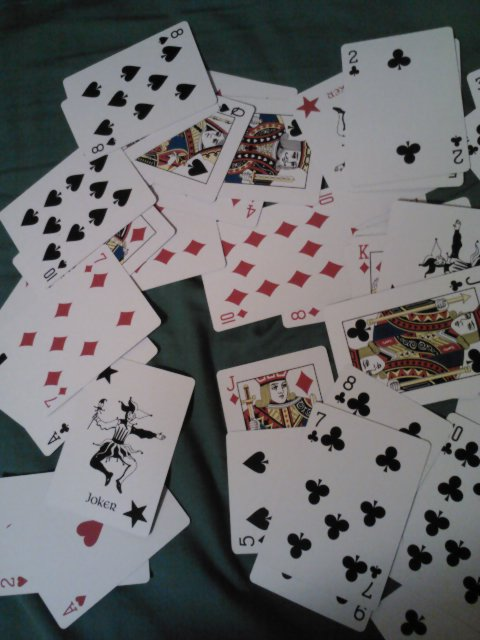
#> input picture project_1/my_panos/cards_1.jpg, 480 x 640 px
$ python my_panos.py   (older library calls are emulated)
#> lines starting #> are read from the running program, lines starting #| are printed output that depends on the picture
### project_1/my_panos/pano_stitcher.py
"""Project 1: Panorama stitching.

In this project, you'll stitch together images to form a panorama.

A shell of starter functions that already have tests is listed below.

TODO: Implement!
"""

import cv2
import numpy as np


def homography(image_a, image_b):
    """Returns the homography mapping image_b into alignment with image_a.

    Arguments:
      image_a: A grayscale input image.
      image_b: A second input image that overlaps with image_a.

    Returns: the 3x3 perspective transformation matrix (aka homography)
             mapping points in image_b to corresponding points in image_a.
    """

    # Initiate SIFT detector
    sift = cv2.SIFT()

    # find the keypoints and descriptors with SIFT
    kp1, des1 = sift.detectAndCompute(image_a, None)
    kp2, des2 = sift.detectAndCompute(image_b, None)

    FLANN_INDEX_KDTREE = 0
    index_params = dict(algorithm=FLANN_INDEX_KDTREE, trees=5)
    search_params = dict(checks=50)

    flann = cv2.FlannBasedMatcher(index_params, search_params)

    matches = flann.knnMatch(des1, des2, k=2)

    # store all the good matches as per Lowe's ratio test
    good = []
    for m, n in matches:
        if m.distance < 0.7*n.distance:
            good.append(m)

    src_pts = np.float32([kp1[m.queryIdx].pt for m in good])
    dst_pts = np.float32([kp2[m.trainIdx].pt for m in good])

    H, status = cv2.findHomography(dst_pts, src_pts, cv2.LMEDS, 1.0)

    return H


def warp_image(image, homography):
    """Warps 'image' by 'homography'

    Arguments:
      image: a 3-channel image to be warped.
      homography: a 3x3 perspective projection matrix mapping points
                  in the frame of 'image' to a target frame.

    Returns:
      - a new 4-channel image containing the warped input, resized to contain
        the new image's bounds. Translation is offset so the image fits exactly
        within the bounds of the image. The fourth channel is an alpha channel
        which is zero anywhere that the warped input image does not map in the
        output, i.e. empty pixels.
      - an (x, y) tuple containing location of the warped image's upper-left
        corner in the target space of 'homography', which accounts for any
        offset translation component of the homography.
    """

    # convert 3-channel image into a 4-channel image
    img_alpha = cv2.cvtColor(image, cv2.COLOR_BGR2BGRA)
    h, w = img_alpha.shape[:2]

    # find the new dimensions of the warped image
    img_pts = np.float32([[0, 0], [w, 0], [0, h], [w, h]]).reshape(-1, 1, 2)
    warped_pts = cv2.perspectiveTransform(img_pts, homography)

    max_0 = max(warped_pts[0][0][0], warped_pts[1][0][0],
                warped_pts[2][0][0], warped_pts[3][0][0])
    max_1 = max(warped_pts[0][0][1], warped_pts[1][0][1],
                warped_pts[2][0][1], warped_pts[3][0][1])
    min_0 = min(warped_pts[0][0][0], warped_pts[1][0][0],
                warped_pts[2][0][0], warped_pts[3][0][0])
    min_1 = min(warped_pts[0][0][1], warped_pts[1][0][1],
                warped_pts[2][0][1], warped_pts[3][0][1])

    # warp the image using the homography provided
    warpedImage = cv2.warpPerspective(img_alpha,
                                      homography, (max_0-min_0, max_1-min_1))

    return warpedImage, (warped_pts[0][0][0], warped_pts[0][0][1])


# [49 lines left out: function create_mosaic, not called in this run]

### project_1/my_panos/my_panos.py
import cv2
import pano_stitcher
import numpy

def main():
    cards_1 = cv2.imread("cards_1.jpg")
#> cards_1 is the input picture: shape (640, 480, 3); mean B, G, R 108.7, 107.2, 107.6
    cards_2 = cv2.imread("cards_2.jpg")
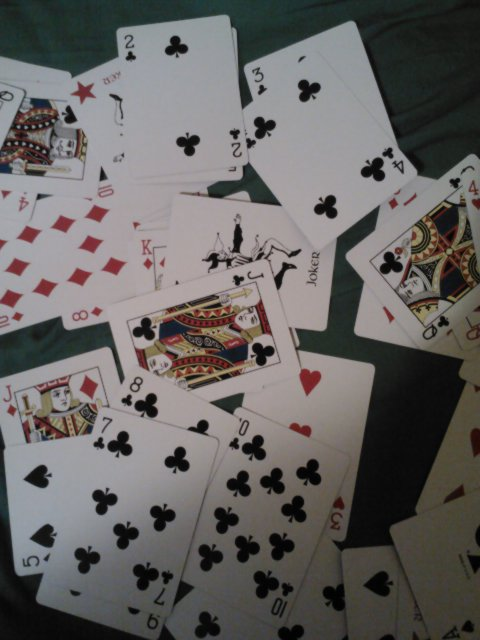
#> input picture project_1/my_panos/cards_2.jpg, 480 x 640 px
#> cards_2 is the input picture: shape (640, 480, 3); mean B, G, R 98.5, 100, 102.7
    cards_3 = cv2.imread("cards_3.jpg")
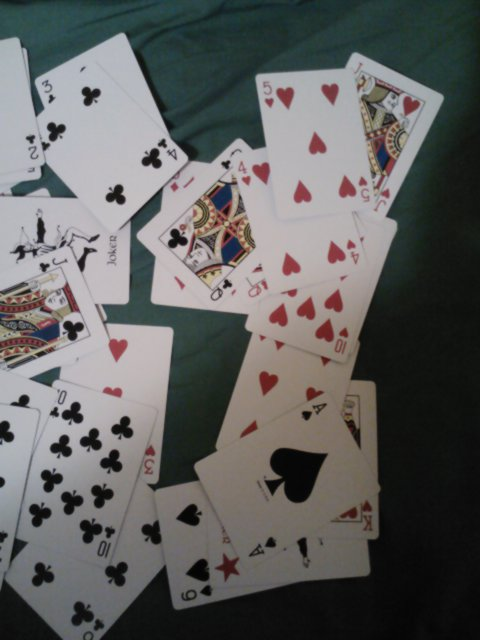
#> input picture project_1/my_panos/cards_3.jpg, 480 x 640 px
#> cards_3 is the input picture: shape (640, 480, 3); mean B, G, R 95.4, 96.5, 96.4

    H_1 = pano_stitcher.homography(cards_2, cards_1)
#> in homography, `kp1, des1 = sift.detectAndCompute(image_a, None)`: kp1 = 1923 keypoints; strongest (x, y, size): (38, 477, 13.9), (327, 207, 13.7), (188, 144, 13), (176, 47, 12.2)
#> in homography, `kp2, des2 = sift.detectAndCompute(image_b, None)`: kp2 = 1815 keypoints; strongest (x, y, size): (76, 234, 10), (97, 216, 10.1), (122, 196, 10.2), (30, 218, 9.7)
#> in homography, `matches = flann.knnMatch(des1, des2, k=2)`: matches = 1923 matches
#> after the loop in homography, `for m, n in matches:`: good = 615 matches
#> in homography, `src_pts = np.float32([kp1[m.queryIdx].pt for m in good])`: src_pts = 615 pairs, first value 5.81 to 472.9, second value 20.16 to 631.3
#> in homography, `dst_pts = np.float32([kp2[m.trainIdx].pt for m in good])`: dst_pts = 615 pairs, first value 15.28 to 473.5, second value 30.93 to 618.4
#> in homography, `H, status = cv2.findHomography(dst_pts, src_pts, cv2.LMEDS, 1.0)`: H = [[1.27, 0.0416, -300.6], [0.0953, 1.23, -55.64], [0.00045, 3.74e-05, 1]]; status = 615 values, max 1 at index 2, min 0 at index 0, mean 0.66
#> H_1 has the same summary as H in homography
    H_2 = pano_stitcher.homography(cards_2, cards_2)
#> in homography (call 2), `kp2, des2 = sift.detectAndCompute(image_b, None)`: kp2 has the same summary as kp1
#> after the loop in homography (call 2), `for m, n in matches:`: good = 1923 matches
#> H_2 = [[1, 1.45e-16, 8.77e-13], [-2.93e-15, 1, 1.3e-12], [-9.96e-18, -3.41e-19, 1]]
    H_3 = pano_stitcher.homography(cards_2, cards_3)
#> in homography (call 3), `kp2, des2 = sift.detectAndCompute(image_b, None)`: kp2 = 1532 keypoints; strongest (x, y, size): (23, 401, 7.9), (90, 95, 11.1), (152, 159, 11.2), (55, 130, 10.5)
#> after the loop in homography (call 3), `for m, n in matches:`: good = 516 matches
#> H_3 = [[1.07, -0.0927, 214.3], [0.0804, 1.13, -26.27], [-0.00014, 1.47e-05, 1]]

    cards_1_warped, cards_1_origin = pano_stitcher.warp_image(cards_1, H_1)
#> in warp_image, `warped_pts = cv2.perspectiveTransform(img_pts, homography)`: warped_pts = [[-300.6, -55.64], [254, -8.12], [-267.6, 717.3], [270.6, 629.3]]
#> in warp_image, `max_0 = max(warped_pts[0][0][0], warped_pts[1][0][0], warped_pts[2][0]..`: max_0 = 270.6
#> in warp_image, `max_1 = max(warped_pts[0][0][1], warped_pts[1][0][1], warped_pts[2][0]..`: max_1 = 717.3
#> in warp_image, `min_0 = min(warped_pts[0][0][0], warped_pts[1][0][0], warped_pts[2][0]..`: min_0 = -300.6
#> in warp_image, `min_1 = min(warped_pts[0][0][1], warped_pts[1][0][1], warped_pts[2][0]..`: min_1 = -55.64
    cards_2_warped, cards_2_origin = pano_stitcher.warp_image(cards_2, H_2)
    cards_3_warped, cards_3_origin = pano_stitcher.warp_image(cards_3, H_3)

    images = (cards_1_warped, cards_3_warped, cards_2_warped)
    origins = (cards_1_origin, cards_3_origin, cards_2_origin)

    pano = pano_stitcher.create_mosaic(images, origins)

    cv2.imwrite("pano.png", pano)

if __name__ == "__main__":
#> (the run stopped early here; a loop or call above may not have finished)
